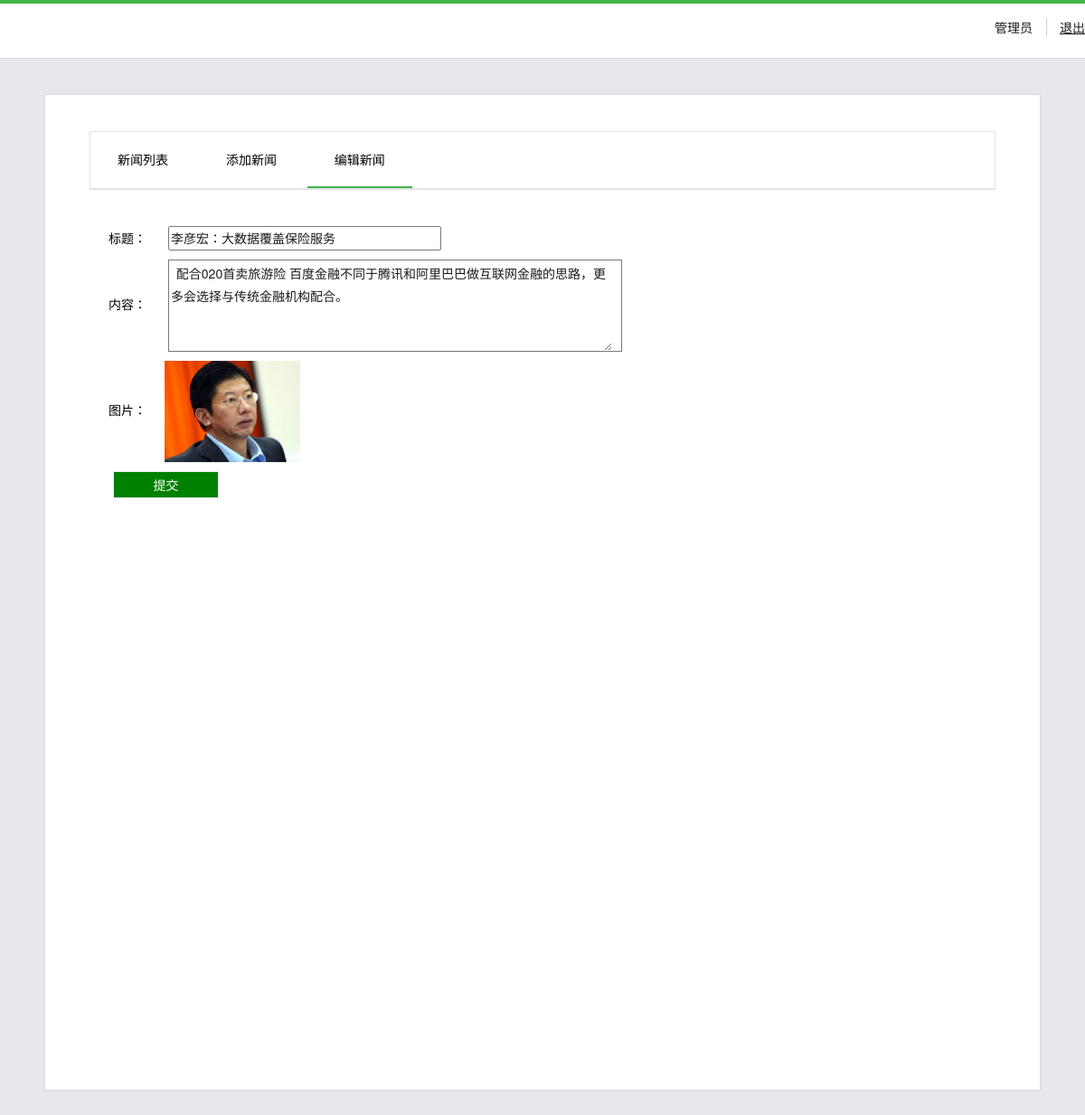
/view/edit.php?id=14 (signed in), run on the app's committed database.
### tables this page shows
CREATE TABLE `news` (
  `id` int(11) NOT NULL AUTO_INCREMENT,
  `title` varchar(255) NOT NULL,
  `content` varchar(255) NOT NULL,
  `time` datetime DEFAULT NULL,
  `img` varchar(255) DEFAULT NULL,
  PRIMARY KEY (`id`)
);

### model/model.php (called while the page is built, shortened)
<?php
class model{
		public $con;
		private $table;
		public function __construct($table){
			$this->con = mysqli_connect("localhost","root","123456","baidu");
			mysqli_set_charset($this->con,"utf-8");
			$this->table = $table;
		}
		public function find($id){
			$id = htmlspecialchars($id);
			$stmt = mysqli_prepare($this->con, "select * from " . $this->table . " where id = ?");
			$stmt->bind_param("i",$id);
			$stmt->execute();
			$result = $stmt->get_result();
			return $result->fetch_object();
		}
	}

### view/edit.php (the view, shortened to what this page needs)
<?php
    if($_SESSION['name']){
?>
<html>
<link rel="stylesheet" href="../css/admin.css">
</head>
<body>
    <div class="header">
        <div class="head">
            <div class="usrbar">
                <div class="usrstatus">
                    <div class="info">
                        <span class="nm" style="line-height:38px">管理员</span>
                        <span class="logout"><a href="../controller/logout.php" style="line-height:38px" class="fuc">退出</a></span>
                    </div>
                </div>
            </div>
        </div>
    </div>
    <div class="body">
        <div class="table">
            <div class="nav">
                <a href="manage.php">
                    <label>新闻列表</label>
                </a>
                <a href="add.php">
                    <label>添加新闻</label>
                </a>
                <label class="active">编辑新闻</label>
            </div>
        </div>
        <?php
            require("../model/model.php");
            $news = new model("news");
            $item = $news->find($_GET['id']);
        ?>
        <div class="publish">
            <form action="../controller/edit.php" method="post" enctype="multipart/form-data">
                <div class="item">标题：
                    <div class="input">
                        <input name="title" value="<?=$item->title?>">
                    </div>
                </div>
                <div class="item">内容：
                    <div class="content">
                        <textarea name="content" value=""><?=$item->content?></textarea>
                    </div>
                </div>
                <div class="item">图片：<img src="../img/<?=$item->img?>" id="pre"></div>
                <div class="button">提交</div>
        </div>
    </div>
</body>
</html>
<?php }else{
    echo "请先登录";
}?>

### css/admin.css (style rules this page uses)
html, body, ul, li, p, div, form, h1, h2, h3, h4, h5, h6, img, a img, input { padding: 0; margin: 0; border: 0; }
body, input, button, textarea, select { font: normal 14px/1.5 "Microsoft YaHei", "Microsoft JhengHei", STHeiti, MingLiu, san-serif; outline: none; color: #19191b; font-family: "Helvetica Neue", "Hiragino Sans GB", "Microsoft YaHei", "\9ED1\4F53", Arial, sans-serif; }
body { background: #e7e8ec; }
.header { height: 60px; width: 100%; border-top: 4px solid #44b549; border-bottom: 1px solid #d8d9db; background: #fff; margin-bottom: 40px; }
.head { width: 1200px; height: 100%; margin: 0 auto; }
.usrbar { float: right; height: 50px; padding-top: 7px; }
.usrbar .usrstatus .logout { margin-left: 11px; padding-left: 14px; border-left: 1px solid #d1d1d1; color: #333; }
.usrbar .usrstatus .logout a { color: #19191b; }
.body { width: 1100px; margin: 0 auto 30px; font-weight: normal; color: black; overflow: hidden; background: #fff; box-shadow: 0 0 2px rgba(0, 0, 0, .2); position: relative; min-height: 1100px; }
.table { width: 1000px; margin: 40px auto; border: 1px solid #e3e3e5; }
.nav { line-height: 60px; border-bottom: 1px solid #e3e3e5; }
.nav a { text-decoration: none; color: inherit; }
.nav label { padding: 0 30px; display: inline-block; cursor: pointer; }
.active { border-bottom: #42b34b 2px solid; }
.button { background: green; color: #fff; width: 115px; vertical-align: top; border-collapse: none; text-align: center; line-height: 28px; text-indent: 0; display: inline-block; border: 1px solid #ebeaed; cursor: pointer; margin:0 5px; }
.publish { margin:20px 50px; padding:0 20px; }
.input { border: 1px solid #777; height:25px; width:300px; border-radius: 2px; display: inline-block; margin:0 20px; }
.input input { line-height: 25px; width:98%; text-indent: 2px; }
.content { width:500px; height:100px; border: 1px solid #777; display: inline-block; margin:0 20px; }
.content textarea { line-height: 25px; width:98%; height: 100%; text-indent: 2px; border:none; vertical-align: middle; }
.item { margin:10px 0; }
.item img { vertical-align: middle; margin-left: 20px; max-width:150px; max-height: 200px; }

### data on the page
news: title "李彦宏：大数据覆盖保险服务", content "配合020首卖旅游险 百度金融不同于腾讯和阿里巴巴做互联网金融的思路，更多会选择与传统金融机构配合。", img (picture)
